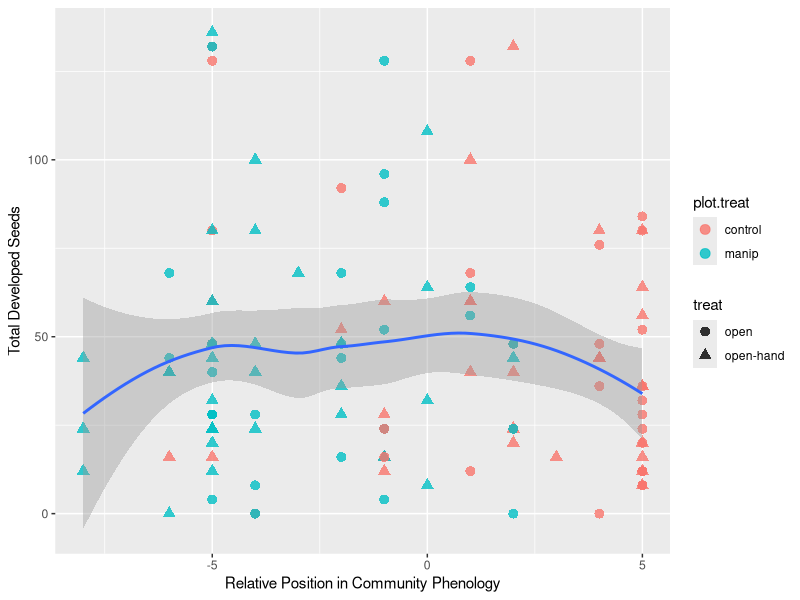
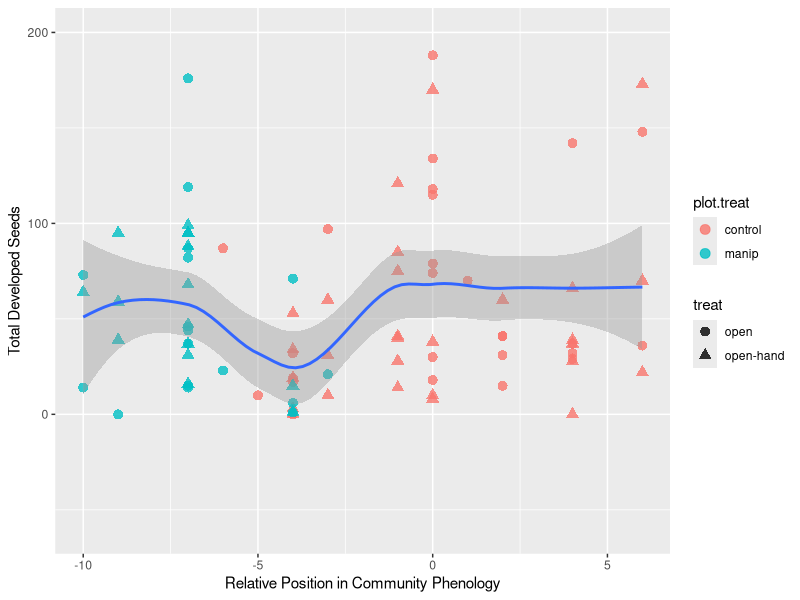
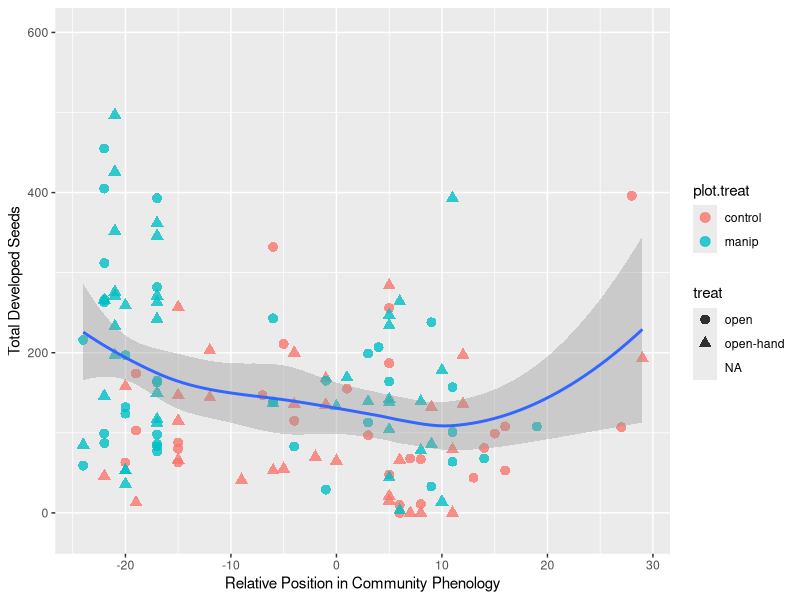

Source code (R) for these figures, in order:
## ---- chunk 1
knitr::opts_chunk$set(echo = TRUE)
## ---- chunk 2
suppressWarnings(suppressPackageStartupMessages(require(knitr)))
suppressWarnings(suppressPackageStartupMessages(require(tidyverse)))
suppressWarnings(suppressPackageStartupMessages(require(lme4)))
suppressWarnings(suppressPackageStartupMessages(require(ggplot2)))
## ---- chunk 3
mert = read.csv("Mertensia_final2.csv") # read in Mertensia data
## ---- chunk 4
delph = read.csv("Delphinium_final2.csv") # read in Delphinium data
## ---- chunk 5
pot = read.csv("Potentilla_final2.csv") # read in Potentilla data
## ---- chunk 6
Mert.glmer = glmer(total.seeds ~ relative.position + plot.treat + (1|site), family = poisson, data = mert, na.action = na.omit) # Mertensia mixed effects model from the lme4 package
summary(Mert.glmer) # summary of model output
## ---- chunk 7
ggplot(mert, aes(x=mert$relative.position, y=mert$total.seeds)) +
  labs(y="Total Developed Seeds",x="Relative Position in Community Phenology") +
  geom_point(aes(color=plot.treat,shape=treat),size=3, alpha = 0.8) +
  geom_smooth()
## ---- chunk 8
Delph.glmer = glmer(total.seeds ~ relative.position + plot.treat + (1|site), family = poisson, data = delph, na.action = na.omit) # Delphinium mixed effects model from the lme4 package
summary(Delph.glmer) # summary of model output
## ---- chunk 9
ggplot(delph, aes(x=delph$relative.position, y=delph$total.seeds)) +
  labs(y="Total Developed Seeds",x="Relative Position in Community Phenology") +
  geom_point(aes(color=plot.treat,shape=treat),size=3, alpha = 0.8) +
  geom_smooth() + ylim(-60,200)
## ---- chunk 10
Pot.glmer = glmer(total.seeds ~ relative.position + plot.treat + (1|site), family = poisson, data = pot, na.action = na.omit) # Potentilla mixed effects model from the lme4 package
summary(Pot.glmer) # summary of model output
## ---- chunk 11
ggplot(pot, aes(x=pot$relative.position, y=pot$total.seeds)) +
  labs(y="Total Developed Seeds",x="Relative Position in Community Phenology") +
  geom_point(aes(color=plot.treat,shape=treat),size=3, alpha = 0.8) +
  geom_smooth() + ylim(-20,600)
## ---- chunk 12
sessionInfo()
